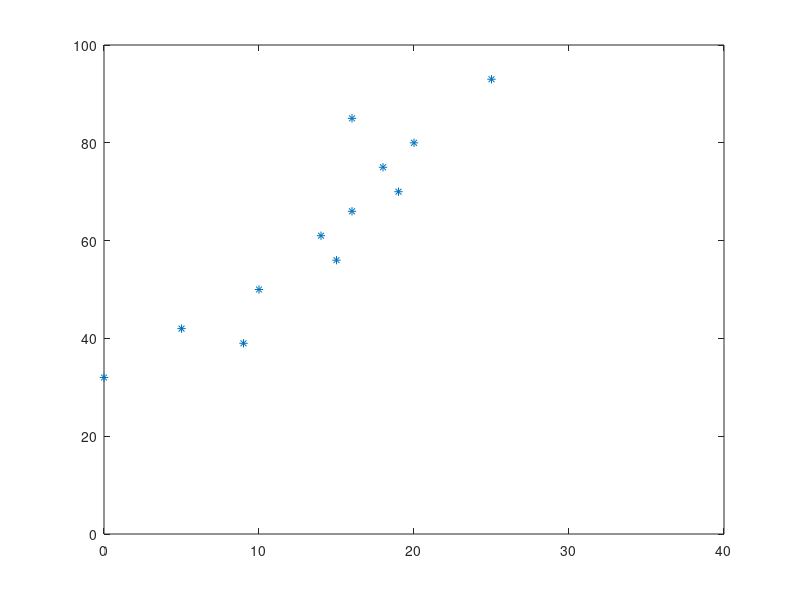

MATLAB code to generate this figure: (Note: this script raises an error after producing the figure.)
clf 
clear all

N = 5; % number of points in the dataset

% H = rand(N, 1); % hours of study
H = [9 15 25 14 10 18 0 16 5 19 16 20];
% H=[2 2 2];

% M = rand(N, 1); % marks
M = [39 56 93 61 50 75 32 85 42 70 66 80];
% M=[2 2 2];

Hmean = mean(H,2); % compute the mean
Mmean = mean(M,2); % compute the mean

plot(H, M, '*')
hold on
axis([0 40 0 100])

covarHM = cov(H,M)

u_int = [10; 100];
u = u_int / norm(u_int);
plotv(u_int)

X = [H;M];

Xproj = u'*X;

% plot(Xproj(1,:), Xproj(2,:), 'r*')

% Xproj_var = var(Xproj);

Xproj_var = u'* covarHM * u

invcovarHM = inv(covarHM);

Xproj_var_cut = u' * invcovarHM * u;

H2 = [0 5];
M2 = [32 42];
covarHM_cut = cov(H2,M2);

X2 = [H2;M2];
Xproj2 = u'*X2;

Xproj2_var = var(Xproj2);

invcovarHM_cut = inv(covarHM_cut);

Xproj_var_cut2 = u' * invcovarHM_cut * u 



